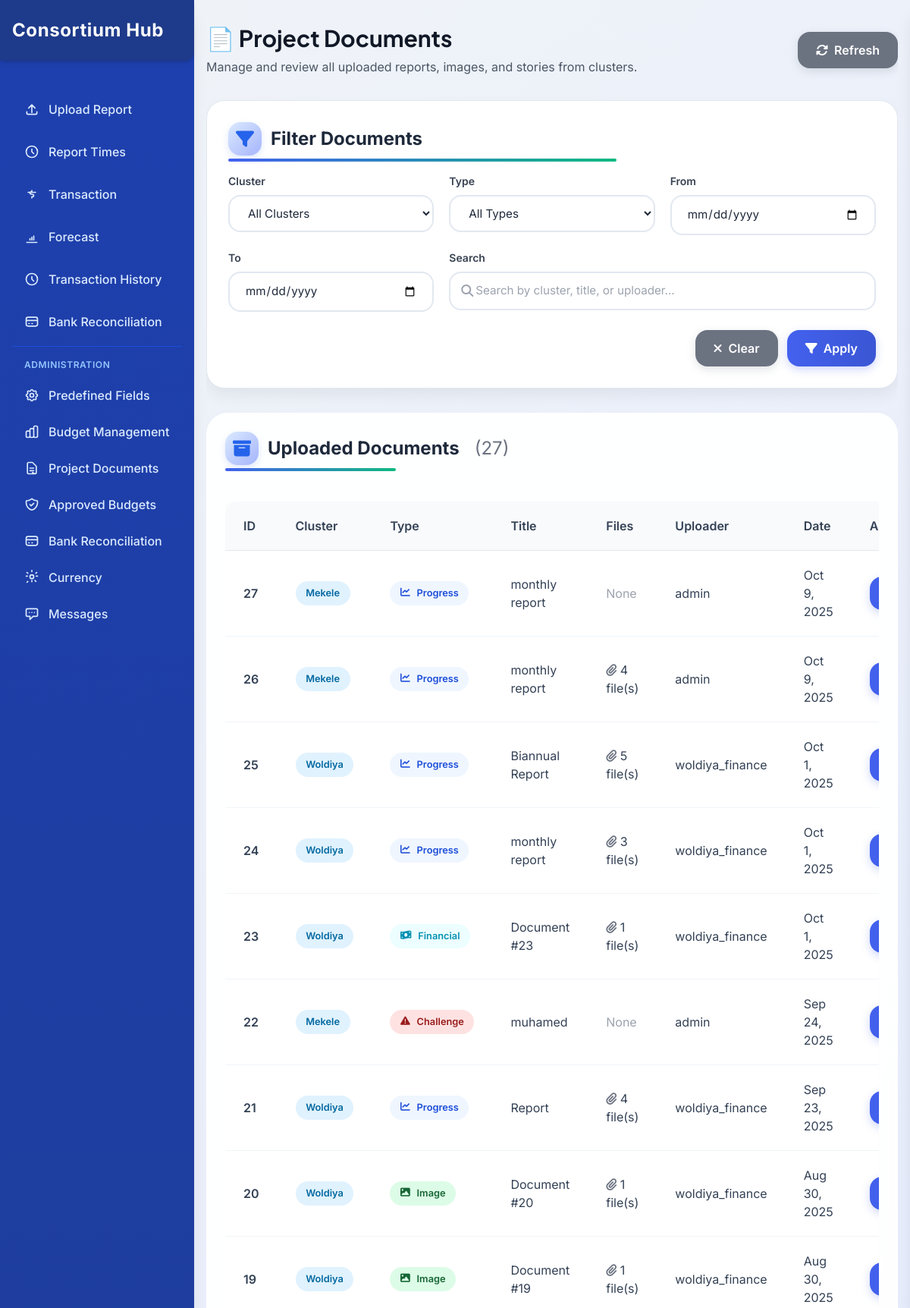
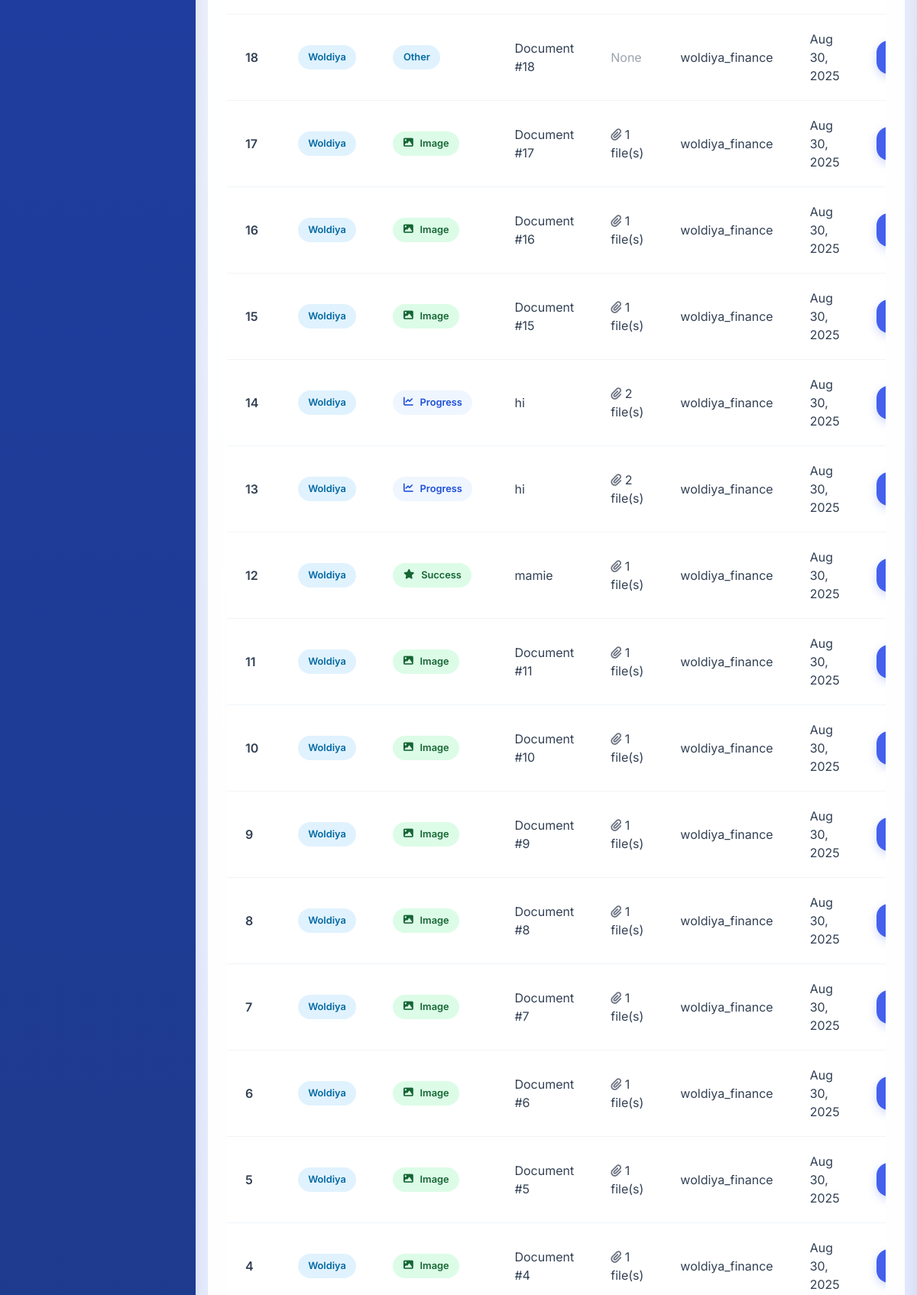
The page /admin_project_documents.php (signed in, upper part) on the database its author committed (2 pictures, top to bottom).
### tables this page shows
CREATE TABLE `project_documents` (
  `id` int(11) NOT NULL,
  `document_type` varchar(100) NOT NULL,
  `custom_document_name` varchar(255) DEFAULT NULL,
  `cluster` varchar(100) NOT NULL,
  `document_file_names` text DEFAULT NULL,
  `document_file_paths` text DEFAULT NULL,
  `image_file_names` text DEFAULT NULL,
  `image_file_paths` text DEFAULT NULL,
  `progress_title` varchar(255) DEFAULT NULL,
  `progress_date` date DEFAULT NULL,
  `progress_summary` text DEFAULT NULL,
  `progress_details` text DEFAULT NULL,
  `challenge_title` varchar(255) DEFAULT NULL,
  `challenge_description` text DEFAULT NULL,
  `challenge_impact` text DEFAULT NULL,
  `proposed_solution` text DEFAULT NULL,
  `success_title` varchar(255) DEFAULT NULL,
  `success_description` text DEFAULT NULL,
  `beneficiaries` int(11) DEFAULT NULL,
  `success_date` date DEFAULT NULL,
  `uploaded_by` varchar(100) NOT NULL,
  `uploaded_at` timestamp NOT NULL DEFAULT current_timestamp(),
  `updated_at` timestamp NOT NULL DEFAULT current_timestamp() ON UPDATE current_timestamp(),
  `photo_titles` text DEFAULT NULL,
  `financial_report_file_names` text DEFAULT NULL,
  `financial_report_file_paths` text DEFAULT NULL,
  `expenditure_issues` text DEFAULT NULL,
  `summary_achievements` text DEFAULT NULL,
  `operating_context` text DEFAULT NULL,
  `outcomes_outputs` text DEFAULT NULL,
  `results_framework_file_names` text DEFAULT NULL,
  `results_framework_file_paths` text DEFAULT NULL,
  `challenges_description` text DEFAULT NULL,
  `mitigation_measures` text DEFAULT NULL,
  `risk_matrix_file_names` text DEFAULT NULL,
  `risk_matrix_file_paths` text DEFAULT NULL,
  `good_practices` text DEFAULT NULL,
  `spotlight_narrative` text DEFAULT NULL,
  `spotlight_photo_file_names` text DEFAULT NULL,
  `spotlight_photo_file_paths` text DEFAULT NULL,
  `other_title` varchar(255) DEFAULT NULL,
  `other_date` date DEFAULT NULL,
  `other_file_names` text DEFAULT NULL,
  `other_file_paths` text DEFAULT NULL
);

### admin_project_documents.php (the view, shortened to what this page needs)
<?php
include 'header.php';
include 'setup_database.php';
$filter_date_from = isset($_GET['date_from']) ? $_GET['date_from'] : '';
$filter_date_to = isset($_GET['date_to']) ? $_GET['date_to'] : '';
$filter_search = isset($_GET['search']) ? $_GET['search'] : '';
$sql = "SELECT * FROM project_documents WHERE 1=1";
$sql .= " ORDER BY uploaded_at DESC";
$stmt = $conn->prepare($sql);
$stmt->execute();
$result = $stmt->get_result();
?>
<!DOCTYPE html>
<html lang="en">
<head>
    <script src="https://cdn.tailwindcss.com"></script>
    <link rel="stylesheet" href="https://cdnjs.cloudflare.com/ajax/libs/font-awesome/6.4.0/css/all.min.css">
</head>
<body class="bg-gray-50">
    <div class="main-content-flex">
        <div class="content-container">
            <div class="flex flex-col md:flex-row md:items-center md:justify-between mb-8">
                <div>
                    <h1 class="text-3xl font-bold heading-font text-gray-900">📄 Project Documents</h1>
                    <p class="mt-2 text-gray-600">Manage and review all uploaded reports, images, and stories from clusters.</p>
                </div>
                <div class="mt-4 md:mt-0">
                    <button onclick="window.location.reload()" class="btn-secondary">
                        <i class="fas fa-sync-alt"></i> Refresh
                    </button>
                </div>
            </div>
            <div class="filter-container card-hover">
                <h2 class="section-title mb-5">
                    <span class="section-icon">
                        <i class="fas fa-filter"></i>
                    </span>
                    Filter Documents
                </h2>
                <form method="GET" class="filter-form">
                    <div class="filter-grid">
                        <div>
                            <label class="block text-sm font-semibold text-gray-700 mb-2">Cluster</label>
                            <select name="cluster" class="form-select">
                                <option value="">All Clusters</option>
                            </select>
                        </div>
                        <div>
                            <label class="block text-sm font-semibold text-gray-700 mb-2">Type</label>
                            <select name="type" class="form-select">
                                <option value="">All Types</option>
                            </select>
                        </div>
                        <div>
                            <label class="block text-sm font-semibold text-gray-700 mb-2">From</label>
                            <input type="date" name="date_from" class="form-input" value="<?= htmlspecialchars($filter_date_from) ?>">
                        </div>
                        <div>
                            <label class="block text-sm font-semibold text-gray-700 mb-2">To</label>
                            <input type="date" name="date_to" class="form-input" value="<?= htmlspecialchars($filter_date_to) ?>">
                        </div>
                        <div class="md:col-span-2">
                            <label class="block text-sm font-semibold text-gray-700 mb-2">Search</label>
                            <div class="relative">
                                <input type="text" name="search" class="form-input pl-12" placeholder="   Search by cluster, title, or uploader..." value="<?= htmlspecialchars($filter_search) ?>">
                                <i class="fas fa-search absolute left-4 top-1/2 transform -translate-y-1/2 text-gray-400"></i>
                            </div>
                        </div>
                    </div>
                    <div class="flex justify-end gap-3 mt-4">
                        <button type="button" onclick="clearFilters()" class="btn-secondary px-4 py-2">
                            <i class="fas fa-times"></i> Clear
                        </button>
                        <button type="submit" class="btn-primary px-5 py-2">
                            <i class="fas fa-filter"></i> Apply
                        </button>
                    </div>
                </form>
            </div>
            <div class="glass-card p-6 rounded-2xl card-hover">
                <div class="flex flex-col md:flex-row md:items-center md:justify-between mb-6">
                    <h2 class="section-title">
                        <span class="section-icon">
                            <i class="fas fa-archive"></i>
                        </span>
                        Uploaded Documents
                        <span class="text-gray-500 font-normal ml-2">(<?= $result->num_rows ?>)</span>
                    </h2>
                </div>
                <?php if ($result->num_rows > 0): ?>
                    <div class="overflow-x-auto">
                        <table class="data-table">
                            <thead>
                                <tr>
                                    <th>ID</th>
                                    <th>Cluster</th>
                                    <th>Type</th>
                                    <th>Title</th>
                                    <th>Files</th>
                                    <th>Uploader</th>
                                    <th>Date</th>
                                    <th>Actions</th>
                                </tr>
                            </thead>
                            <tbody>
                                <?php while ($row = $result->fetch_assoc()): ?>
                                    <tr>
                                        <td class="font-semibold text-primary"><?= $row['id'] ?></td>
                                        <td><span class="badge badge-info"><?= htmlspecialchars($row['cluster']) ?></span></td>
                                        <td>
                                            <?php
                                            if ($row['document_type'] === 'financial_report') {
                                                echo '<span class="badge badge-financial"><i class="fas fa-money-bill-wave mr-1"></i> Financial</span>';
                                            } elseif (!empty($row['progress_title'])) {
                                                echo '<span class="badge badge-primary"><i class="fas fa-chart-line mr-1"></i> Progress</span>';
                                            } elseif (!empty($row['challenge_title'])) {
                                                echo '<span class="badge badge-danger"><i class="fas fa-exclamation-triangle mr-1"></i> Challenge</span>';
                                            } elseif (!empty($row['success_title'])) {
                                                echo '<span class="badge badge-success"><i class="fas fa-star mr-1"></i> Success</span>';
                                            } elseif (!empty($row['document_file_names']) && $row['document_file_names'] !== '[]') {
                                                echo '<span class="badge badge-warning"><i class="fas fa-file-pdf mr-1"></i> Document</span>';
                                            } elseif (!empty($row['image_file_names']) && $row['image_file_names'] !== '[]') {
                                                echo '<span class="badge badge-success"><i class="fas fa-image mr-1"></i> Image</span>';
                                            } else {
                                                echo '<span class="badge badge-info">Other</span>';
                                            }
                                            ?>
                                        </td>
                                        <td>
                                            <?php
                                            if (!empty($row['custom_document_name'])) {
                                                echo htmlspecialchars($row['custom_document_name']);
                                            } elseif (!empty($row['progress_title'])) {
                                                echo htmlspecialchars($row['progress_title']);
                                            } elseif (!empty($row['challenge_title'])) {
                                                echo htmlspecialchars($row['challenge_title']);
                                            } elseif (!empty($row['success_title'])) {
                                                echo htmlspecialchars($row['success_title']);
                                            } elseif (!empty($row['other_title'])) {
                                                echo htmlspecialchars($row['other_title']);
                                            } else {
                                                echo 'Document #' . $row['id'];
                                            }
                                            ?>
                                        </td>
                                        <td>
                                            <?php
                                            $fileCount = 0;
                                            if (!empty($row['document_file_names']) && $row['document_file_names'] !== '[]' && $row['document_file_names'] !== 'null') {
                                                $fileCount += count(json_decode($row['document_file_names'], true));
                                            }
                                            if (!empty($row['image_file_names']) && $row['image_file_names'] !== '[]' && $row['image_file_names'] !== 'null') {
                                                $fileCount += count(json_decode($row['image_file_names'], true));
                                            }
                                            if (!empty($row['financial_report_file_names']) && $row['financial_report_file_names'] !== '[]' && $row['financial_report_file_names'] !== 'null') {
                                                $fileCount += count(json_decode($row['financial_report_file_names'], true));
                                            }
                                            if (!empty($row['results_framework_file_names']) && $row['results_framework_file_names'] !== '[]' && $row['results_framework_file_names'] !== 'null') {
                                                $fileCount += count(json_decode($row['results_framework_file_names'], true));
                                            }
                                            if (!empty($row['risk_matrix_file_names']) && $row['risk_matrix_file_names'] !== '[]' && $row['risk_matrix_file_names'] !== 'null') {
                                                $fileCount += count(json_decode($row['risk_matrix_file_names'], true));
                                            }
                                            if (!empty($row['spotlight_photo_file_names']) && $row['spotlight_photo_file_names'] !== '[]' && $row['spotlight_photo_file_names'] !== 'null') {
                                                $fileCount += count(json_decode($row['spotlight_photo_file_names'], true));
                                            }
                                            echo $fileCount > 0 ? "<i class='fas fa-paperclip text-gray-500'></i> $fileCount file(s)" : "<span class='text-gray-400'>None</span>";
                                            ?>
                                        </td>
                                        <td><?= htmlspecialchars($row['uploaded_by']) ?></td>
                                        <td><?= date('M j, Y', strtotime($row['uploaded_at'])) ?></td>
                                        <td>
                                            <button onclick="viewDocument(<?= $row['id'] ?>)" class="btn-primary text-sm px-3 py-1.5">
                                            </button>
                                        </td>
                                    </tr>
                                <?php endwhile; ?>
                            </tbody>
                        </table>
                    </div>
                <?php endif; ?>
            </div>
        </div>
    </div>
</body>
</html>

### rows shown on the page
project_documents: id "27", cluster "Mekele", document_type "Progress Report" (drawn), progress_title "monthly report", shows "None", uploaded_by "admin", uploaded_at "Oct 9, 2025"
project_documents: id "26", cluster "Mekele", document_type "Progress Report" (drawn), progress_title "monthly report", fileCount "4", uploaded_by "admin", uploaded_at "Oct 9, 2025"
project_documents: id "25", cluster "Woldiya", document_type "Progress Report" (drawn), progress_title "Biannual Report", fileCount "5", uploaded_by "woldiya_finance", uploaded_at "Oct 1, 2025"
project_documents: id "24", cluster "Woldiya", document_type "Progress Report" (drawn), progress_title "monthly report", fileCount "3", uploaded_by "woldiya_finance", uploaded_at "Oct 1, 2025"
project_documents: id "23", cluster "Woldiya", document_type "financial_report" (drawn), fileCount "1", uploaded_by "woldiya_finance", uploaded_at "Oct 1, 2025"
project_documents: id "22", cluster "Mekele", document_type "Progress Report" (drawn), challenge_title "muhamed", shows "None", uploaded_by "admin", uploaded_at "Sep 24, 2025"
project_documents: id "21", cluster "Woldiya", document_type "Progress Report" (drawn), progress_title "Report", fileCount "4", uploaded_by "woldiya_finance", uploaded_at "Sep 23, 2025"
project_documents: id "20", cluster "Woldiya", document_type "Progress Report" (drawn), fileCount "1", uploaded_by "woldiya_finance", uploaded_at "Aug 30, 2025"
project_documents: id "19", cluster "Woldiya", document_type "Progress Report" (drawn), fileCount "1", uploaded_by "woldiya_finance", uploaded_at "Aug 30, 2025"
project_documents: id "18", cluster "Woldiya", document_type "Other", shows "None", uploaded_by "woldiya_finance", uploaded_at "Aug 30, 2025"
project_documents: id "17", cluster "Woldiya", document_type "Progress Report" (drawn), fileCount "1", uploaded_by "woldiya_finance", uploaded_at "Aug 30, 2025"
project_documents: id "16", cluster "Woldiya", document_type "Progress Report" (drawn), fileCount "1", uploaded_by "woldiya_finance", uploaded_at "Aug 30, 2025"
project_documents: id "15", cluster "Woldiya", document_type "Progress Report" (drawn), fileCount "1", uploaded_by "woldiya_finance", uploaded_at "Aug 30, 2025"
project_documents: id "14", cluster "Woldiya", document_type "Progress Report" (drawn), progress_title "hi", fileCount "2", uploaded_by "woldiya_finance", uploaded_at "Aug 30, 2025"
project_documents: id "13", cluster "Woldiya", document_type "Progress Report" (drawn), progress_title "hi", fileCount "2", uploaded_by "woldiya_finance", uploaded_at "Aug 30, 2025"
project_documents: id "12", cluster "Woldiya", document_type "Progress Report" (drawn), success_title "mamie", fileCount "1", uploaded_by "woldiya_finance", uploaded_at "Aug 30, 2025"
project_documents: id "11", cluster "Woldiya", document_type "Progress Report" (drawn), fileCount "1", uploaded_by "woldiya_finance", uploaded_at "Aug 30, 2025"
project_documents: id "10", cluster "Woldiya", document_type "Progress Report" (drawn), fileCount "1", uploaded_by "woldiya_finance", uploaded_at "Aug 30, 2025"
project_documents: id "9", cluster "Woldiya", document_type "Progress Report" (drawn), fileCount "1", uploaded_by "woldiya_finance", uploaded_at "Aug 30, 2025"
project_documents: id "8", cluster "Woldiya", document_type "Progress Report" (drawn), fileCount "1", uploaded_by "woldiya_finance", uploaded_at "Aug 30, 2025"
project_documents: id "7", cluster "Woldiya", document_type "Progress Report" (drawn), fileCount "1", uploaded_by "woldiya_finance", uploaded_at "Aug 30, 2025"
project_documents: id "6", cluster "Woldiya", document_type "Progress Report" (drawn), fileCount "1", uploaded_by "woldiya_finance", uploaded_at "Aug 30, 2025"
project_documents: id "5", cluster "Woldiya", document_type "Progress Report" (drawn), fileCount "1", uploaded_by "woldiya_finance", uploaded_at "Aug 30, 2025"
project_documents: id "4", cluster "Woldiya", document_type "Progress Report" (drawn), fileCount "1", uploaded_by "woldiya_finance", uploaded_at "Aug 30, 2025"

### other values the page prints
$result->num_rows "27"
